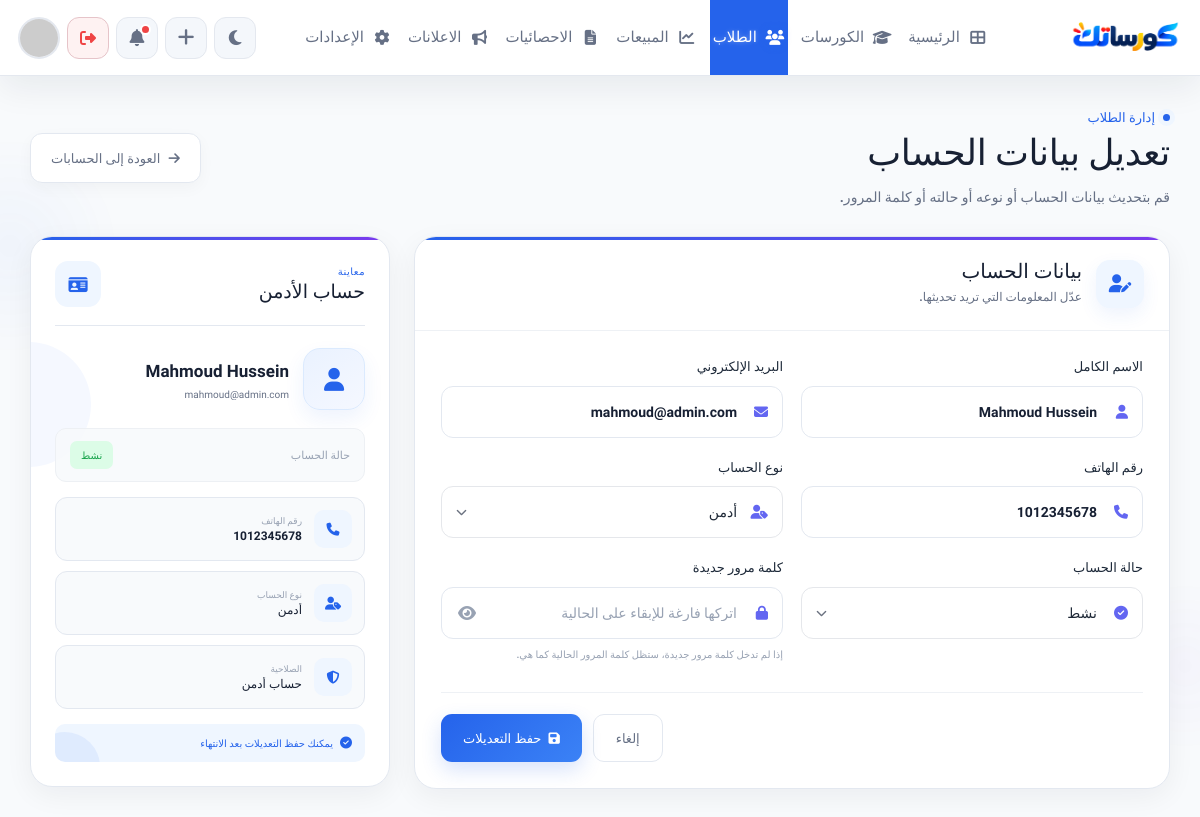
The app's page /admin/students/edit_student.php?id=1 (signed in), older data.
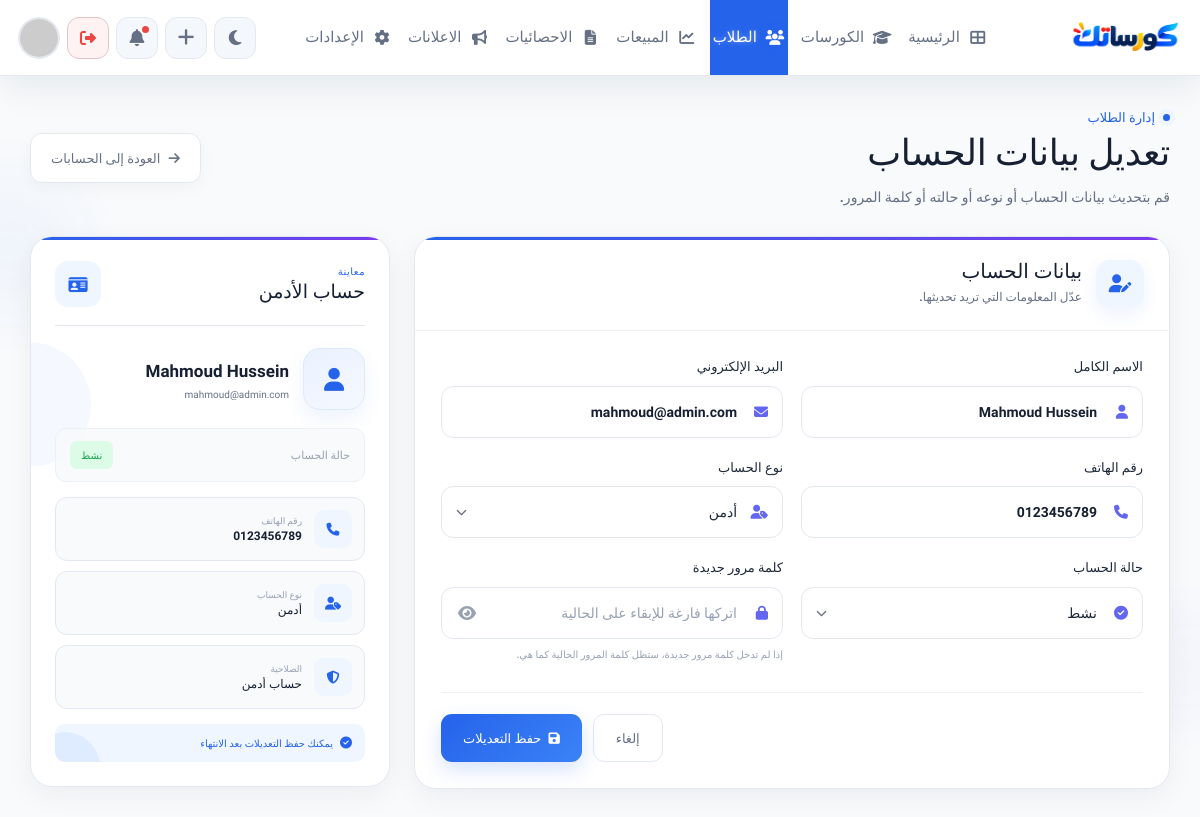
The same page, newer data.
### tables this page shows
CREATE TABLE `users` (
    `id` INT UNSIGNED NOT NULL AUTO_INCREMENT,
    `name` VARCHAR(255) NOT NULL,
    `email` VARCHAR(255) NOT NULL,
    `auth_provider` ENUM('email','google') NOT NULL DEFAULT 'email',
    `password` VARCHAR(255) NOT NULL,
    `phone` VARCHAR(20) DEFAULT NULL,
    `role` TINYINT UNSIGNED NOT NULL DEFAULT 0,
    `status` TINYINT UNSIGNED NOT NULL DEFAULT 0,
    `created_at` TIMESTAMP NOT NULL DEFAULT CURRENT_TIMESTAMP,
    `updated_at` TIMESTAMP NOT NULL DEFAULT CURRENT_TIMESTAMP
        ON UPDATE CURRENT_TIMESTAMP,
    `email_verified` TINYINT(1) NOT NULL DEFAULT 0,
    `verification_code` VARCHAR(6) DEFAULT NULL,
    `verification_expires` DATETIME DEFAULT NULL,
    `reset_code` VARCHAR(6) DEFAULT NULL,
    `reset_expires` DATETIME DEFAULT NULL,
    `google_id` VARCHAR(255) DEFAULT NULL,
    `avatar` VARCHAR(500) DEFAULT NULL,

    PRIMARY KEY (`id`),
    UNIQUE KEY `uq_users_email` (`email`),
    UNIQUE KEY `uq_users_phone` (`phone`),
    UNIQUE KEY `uq_users_google_id` (`google_id`),
    KEY `idx_users_role` (`role`),
    KEY `idx_users_status` (`status`),
    KEY `idx_users_auth_provider` (`auth_provider`),
    KEY `idx_users_created_at` (`created_at`)
);

### admin/paths.php (called while the page is built, shortened)
<?php
$adminUrl = '/ischool/admin/';
$assetsUrl = $adminUrl . 'assets/';
$iconsUrl = $assetsUrl . 'icons/';
$indexUrl = $adminUrl . 'index.php';
$logoutUrl = $adminUrl . 'logout.php';
$studentsUrl = $adminUrl . 'students/';
$coursesUrl = $adminUrl . 'courses/';

### admin/students/edit_student.php (the view, shortened to what this page needs)
<?php
require_once __DIR__ . '/../paths.php';
require_once __DIR__ . '/../session.php';
$id = $_GET['id'] ?? '';
$stmt = $conn->prepare("SELECT * FROM users WHERE id=? AND role IN (0,1)");
$stmt->execute([$id]);
$student = $stmt->fetch();
?>
<!DOCTYPE html>
<html lang="ar" dir="rtl">
<head>
    <link rel="stylesheet" href="https://cdnjs.cloudflare.com/ajax/libs/font-awesome/6.7.2/css/all.min.css">
    <link rel="stylesheet" href="../assets/css/header.css">
    <link rel="stylesheet" href="../assets/css/edit_student.css">
    <link rel="stylesheet" href="../assets/css/disable_mobile.css">
    <link rel="stylesheet" href="../assets/css/dark-mode.css">
</head>
<body>
    <?php require_once __DIR__ . '/../includes/header.php'; ?>
    <main class="page">
        <header class="page-header">
            <div class="heading">
                <span class="heading-label">
                    إدارة الطلاب
                </span>
                <h1>
                    تعديل بيانات الحساب
                </h1>
                <p>
                    قم بتحديث بيانات الحساب أو نوعه أو حالته أو كلمة المرور.
                </p>
            </div>
            <a
                href="<?= $studentsUrl . 'students.php' ?>"
                class="back-button">
                <i class="fas fa-arrow-right"></i>
                <span>العودة إلى الحسابات</span>
            </a>
        </header>
        <div class="content">
            <section class="card">
                <div class="card-title">
                    <div class="title-icon">
                        <i class="fas fa-user-pen"></i>
                    </div>
                    <div>
                        <h2>
                            بيانات الحساب
                        </h2>
                        <p>
                            عدّل المعلومات التي تريد تحديثها.
                        </p>
                    </div>
                </div>
                <form method="POST">
                    <div class="fields">
                        <div class="field">
                            <label for="name">
                                الاسم الكامل
                            </label>
                            <div class="input-box">
                                <input
                                    type="text"
                                    name="name"
                                    id="name"
                                    value="<?= htmlspecialchars($student['name']) ?>"
                                    placeholder="اكتب الاسم الكامل"
                                    autocomplete="name"
                                    required>
                            </div>
                        </div>
                        <div class="field">
                            <label for="email">
                                البريد الإلكتروني
                            </label>
                            <div class="input-box">
                                <input
                                    type="email"
                                    name="email"
                                    id="email"
                                    value="<?= htmlspecialchars($student['email']) ?>"
                                    placeholder="student@example.com"
                                    autocomplete="email"
                                    required>
                            </div>
                        </div>
                        <div class="field">
                            <label for="phone">
                                رقم الهاتف
                            </label>
                            <div class="input-box">
                                <input
                                    type="text"
                                    name="phone"
                                    id="phone"
                                    value="<?= htmlspecialchars($student['phone']) ?>"
                                    placeholder="اكتب رقم الهاتف"
                                    autocomplete="tel">
                            </div>
                        </div>
                        <div class="field">
                            <label for="role">
                                نوع الحساب
                            </label>
                            <div class="input-box">
                                <select name="role" id="role">
                                    <option value="1" <?= (int)$student['role'] === 1 ? 'selected' : '' ?>>
                                        أدمن
                                    </option>
                                </select>
                            </div>
                        </div>
                        <div class="field">
                            <label for="status">
                                حالة الحساب
                            </label>
                            <div class="input-box">
                                <select
                                    name="status"
                                    id="status">
                                    <option
                                        value="1"
                                        <?= $student['status'] == 1 ? 'selected' : '' ?>>
                                        نشط
                                    </option>
                                </select>
                            </div>
                        </div>
                        <div class="field">
                            <label for="password">
                                كلمة مرور جديدة
                            </label>
                            <div class="input-box">
                                <input
                                    type="password"
                                    name="password"
                                    id="password"
                                    placeholder="اتركها فارغة للإبقاء على الحالية"
                                    autocomplete="new-password">
                                <button
                                    type="button"
                                    class="password-button"
                                    id="togglePassword"
                                    aria-label="إظهار كلمة المرور">
                                    <i class="fas fa-eye"></i>
                                </button>
                            </div>
                            <small class="password-note">
                                إذا لم تدخل كلمة مرور جديدة، ستظل كلمة المرور الحالية كما هي.
                            </small>
                        </div>
                    </div>
                    <div class="form-buttons">
                        <a
                            href="<?= $studentsUrl . 'students.php' ?>"
                            class="cancel-button">
                            إلغاء
                        </a>
                        <button
                            type="submit"
                            class="submit-button">
                            <i class="fas fa-save"></i>
                            <span>حفظ التعديلات</span>
                        </button>
                    </div>
                </form>
            </section>
            <aside class="card preview-card">
                <div class="preview-header">
                    <div>
                        <span class="preview-label">
                            معاينة
                        </span>
                        <h2>
                            <?= (int)$student['role'] === 1 ? 'حساب الأدمن' : 'حساب الطالب' ?>
                        </h2>
                    </div>
                    <div class="preview-icon">
                        <i class="fas fa-id-card"></i>
                    </div>
                </div>
                <div class="student-profile">
                    <div class="student-avatar">
                        <i class="fas fa-user"></i>
                    </div>
                    <div>
                        <h3 id="previewName">
                            <?= htmlspecialchars($student['name']) ?>
                        </h3>
                        <p id="previewEmail">
                            <?= htmlspecialchars($student['email']) ?>
                        </p>
                    </div>
                </div>
                <div class="preview-status">
                    <span>
                        حالة الحساب
                    </span>
                    <strong
                        id="previewStatus"
                        class="<?= $student['status'] == 1 ? 'active' : ($student['status'] == 2 ? 'suspended' : 'inactive') ?>">
                        <?php if ($student['status'] == 1): ?>
                            نشط
                        <?php elseif ($student['status'] == 2): ?>
                            محظور
                        <?php else: ?>
                            غير نشط
                        <?php endif; ?>
                    </strong>
                </div>
                <div class="preview-details">
                    <div class="preview-item">
                        <div class="item-icon">
                            <i class="fas fa-phone"></i>
                        </div>
                        <div>
                            <span>
                                رقم الهاتف
                            </span>
                            <strong id="previewPhone">
                                <?= !empty($student['phone']) ? htmlspecialchars($student['phone']) : 'لم تتم الإضافة' ?>
                            </strong>
                        </div>
                    </div>
                    <div class="preview-item">
                        <div class="item-icon">
                            <i class="fas fa-user-tag"></i>
                        </div>
                        <div>
                            <span>
                                نوع الحساب
                            </span>
                            <strong id="previewRole">
                                <?= (int)$student['role'] === 1 ? 'أدمن' : 'طالب' ?>
                            </strong>
                        </div>
                    </div>
                    <div class="preview-item">
                        <div class="item-icon">
                            <i class="fas fa-shield-halved"></i>
                        </div>
                        <div>
                            <span>
                                الصلاحية
                            </span>
                            <strong id="previewPermission">
                                <?= (int)$student['role'] === 1 ? 'حساب أدمن' : 'حساب طالب' ?>
                            </strong>
                        </div>
                    </div>
                </div>
                <div class="preview-footer">
                    <i class="fas fa-circle-check"></i>
                    <span>
                        يمكنك حفظ التعديلات بعد الانتهاء
                    </span>
                </div>
            </aside>
        </div>
    </main>
</body>
</html>

### admin/includes/header.php (shortened to what this page needs)
<?php
require_once __DIR__ . '/../paths.php';
require_once __DIR__ . '/../session.php';
$currentPage        = basename($_SERVER['PHP_SELF']);
$currentFolder      = basename(dirname($_SERVER['PHP_SELF']));
$isHome             = $currentPage === 'index.php' && $currentFolder === 'admin';
$isCourses          = $currentFolder === 'courses';
$isStudents         = $currentFolder === 'students';
?>
<header class="dashboard-header" id="dashboardHeader">
    <a href="<?= $indexUrl ?>" class="logo">
        <img src="<?= $iconsUrl ?>logo.png" alt="شعار المنصة">
    </a>
    <nav class="nav-items" id="navMenu">
        <a href="<?= $indexUrl ?>" class="nav-item <?= $isHome ? 'active' : '' ?>">
            <i class="fas fa-th-large"></i> الرئيسية
        </a>
        <a href="<?= $coursesUrl ?>courses.php" class="nav-item <?= $isCourses ? 'active' : '' ?>">
            <i class="fas fa-graduation-cap"></i> الكورسات
        </a>
        <a href="<?= $studentsUrl ?>students.php" class="nav-item <?= $isStudents ? 'active' : '' ?>">
            <i class="fas fa-users"></i> الطلاب
        </a>
        <a href="#1" class="nav-item">
            <i class="fas fa-chart-line"></i> المبيعات
        </a>
        <a href="#2" class="nav-item">
            <i class="fas fa-file-alt"></i> الاحصائيات
        </a>
        <a href="#3" class="nav-item">
            <i class="fas fa-bullhorn"></i> الاعلانات
        </a>
        <a href="#4" class="nav-item">
            <i class="fas fa-cog"></i> الإعدادات
        </a>
    </nav>
    <div class="actions">
        <button class="theme-btn" id="themeToggle" title="الوضع الليلي">
            <i class="fas fa-moon"></i>
        </button>
        <div class="add-wrapper">
            <button class="icon-btn header-add-menu-btn" id="addBtn" title="إضافة جديد">
                <i class="fas fa-plus"></i>
            </button>
        </div>
        <div class="notification-wrapper">
            <button class="icon-btn" id="notifBtn" title="الإشعارات">
                <i class="fas fa-bell"></i>
            </button>
        </div>
        <a href="<?= $logoutUrl ?>"
            class="header-logout"
            title="تسجيل الخروج"
            aria-label="تسجيل الخروج">
            <i class="fa-solid fa-right-from-bracket"></i>
        </a>
        <a href="#" class="profile-btn" title="حسابي">
            <img src="https://ui-avatars.com/api/?name=Admin&background=2563eb&color=fff" alt="Profile">
        </a>
    </div>
</header>

### admin/assets/css/dark-mode.css (style rules this page uses)
html[data-theme="light"] body { background-color: var(--bg-color, #f8fafc); color: var(--text-color, #334155); }
html[data-theme="light"] body { background-color: #f8fafc; color: #334155 }

Row changes from the older to the newer data that the page shows:
changed users "Mahmoud Hussein": phone "1012345678" → "0123456789"
